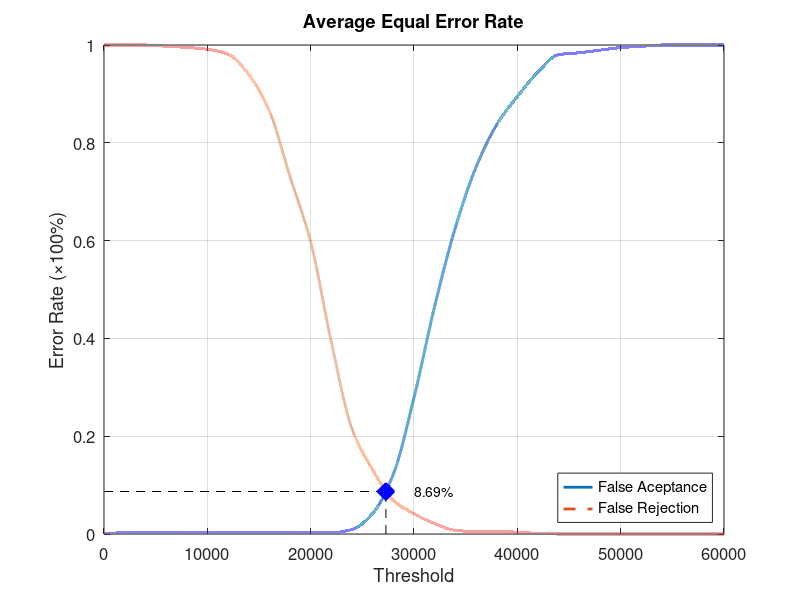
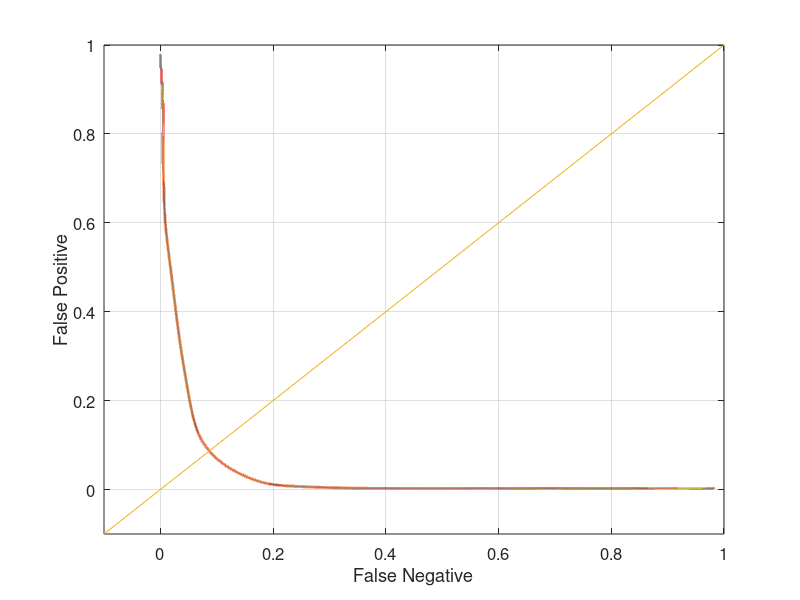

Recreate these plots in MATLAB, in order.
function yEER = Experiment5Average
close all;
clear;
clc;
x = 0:2000:60000;
xq = 0:0.5:60000;

y0 = [0 0.00263158 0.00263158 0.00263158 0.00263158 0.00263158 0.00263158 0.00263158 0.00263158 0.00263158 0.00263158 0.00263158 0.00921053 0.0421053 0.122368 0.278947 0.465789 0.626316 0.75 0.836842 0.894737 0.944737 0.980263 0.98421 0.989474 0.994737 0.997368 1 1 1 1];
yy0 = interp1(x, y0, xq, 'pchip');
y1 = [1 1 1 0.9975 0.995 0.99125 0.98125 0.94 0.865 0.73125 0.5975 0.3925 0.215 0.13125 0.06875 0.04125 0.02125 0.0075 0.005 0.005 0.00375 0.00125 0 0 0 0 0 0 0 0 0];
yy1 = interp1(x, y1, xq, 'pchip');

% Calculating EER: 
y2 = abs(y0 - y1);
find(y2 == min(y2))
yy2 = abs(yy0 - yy1);
xEER = find(yy2 == min(yy2));
xEERIndex = xq(xEER) % X-axis EER
yEER = yy0(xEER) % Y-axis EER

main = figure
plot(xq, yy0,'-','LineWidth', 2);	hold on
plot(xq, yy1,'--','LineWidth', 2);	hold on
plot([xEERIndex xEERIndex], [0 yEER], 'k--');	hold on
plot([0 xEERIndex], [yEER yEER], 'k--');	hold on
plot(xEERIndex, yEER, 'bx', 'LineWidth', 10);	hold on
text(xEERIndex + 10 * xEERIndex / 100, yEER, [num2str(round((10000 * yEER)) / 100) '%'])
legend('False Aceptance', 'False Rejection', 'Location', 'SouthEast')
xlabel('Threshold')
ylabel('Error Rate (\times100%)')
title('Average Equal Error Rate')
set(gca, 'FontSize', 12)
axis([0 60000 0 1])
grid on

print(main, 'Experiment5AverageMain', '-dpng');
FNRxFPR = figure('Color', [1 1 1]);
plot(yy1, yy0, '-', yy1, yy0, 'LineWidth', 2);
hold on
y = -0.1:0.1:1
plot(y, y); 
set(gca, 'FontSize', 12)
xlabel('False Negative')
ylabel('False Positive')
axis([-0.1 1 -0.1 1])
set(gca, 'FontSize', 12)
grid on

print(FNRxFPR, 'Experiment5AverageFNRxFPR','-dpng');
end
